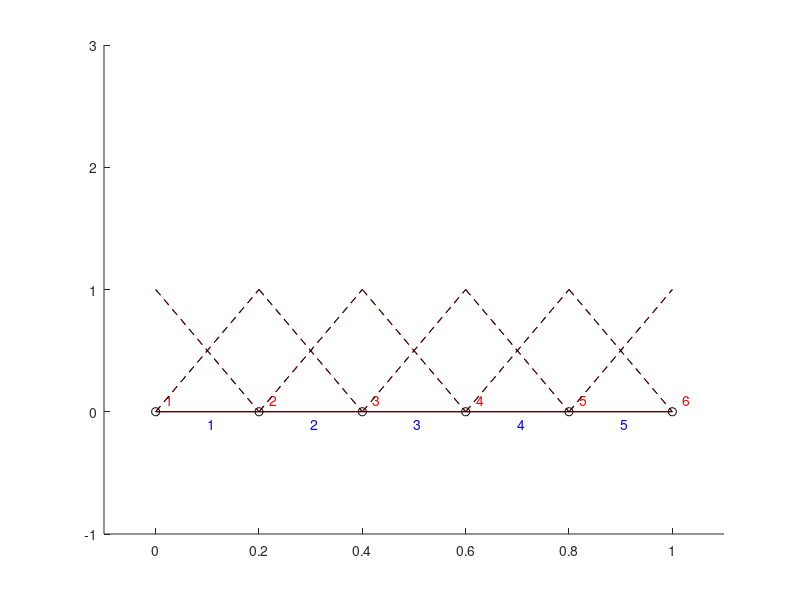

This figure's MATLAB source:
%% LineMesh_p1.m
% REFERENCE: http://www.cs.rpi.edu/~flaherje/FEM/index4.html
% REFERENCE: http://www.math.chalmers.se/~mohammad/teaching/PDEbok/draft_FEM_version4.pdf
xmin = 0; xmax = 1;
N = 5;
xvals = linspace(xmin, xmax, N+1);
verts = zeros(N+1,1);

for i=1:N+1
    % How do we create a list of vertex points?
    verts(i,:) = xvals(i);
end

% Let's visualize this
hold on
for i=1:length(verts)
    plot(verts(i), 0, 'ok')
    text(xvals(i)+0.1*(xmax-xmin)/N, 0.1, sprintf('%d', i), 'color', 'red');
end
xlim([xmin-0.1*(xmax-xmin), xmax+0.1*(xmax-xmin)])
ylim([-1, 1])

% Let's generate elements from this list
elements = zeros(N, 2);
for i = 1:N
    % global vertex label for local vertex 1
    v1 = i;

    % global vertex label for local vertex 2
    v2 = i+1;
    
    % Add global element labels into a list of elements
    elements(i,:) = [v1, v2]; 
end

% Let's visualize this
hold on
for i=1:length(elements)
    % Find the global labels of each of the nodes for a given element
    nodes = elements(i,:);

    % Find the coordinates of the bounding rectangle of the element
    line = [verts(nodes(1),:);
            verts(nodes(2),:)];    
    plot(line, [0,0], '-r')
    center = [(verts(nodes(1),1)+verts(nodes(2),1))/2,
              -0.1];
    text(center(1), center(2), sprintf('%d', i), 'color', 'blue');
    pause()
    plot(line, [0,0], '-k')
end
xlim([xmin-0.1*(xmax-xmin), xmax+0.1*(xmax-xmin)])
ylim([-1, 3])

% Let's plot the shape functions on each element
for i=1:length(elements)
    % Find the global labels of each of the nodes for a given element
    nodes = elements(i,:);
    
    m = 1/(verts(nodes(2))-verts(nodes(1)));
    f1 = @(x) m*(x-verts(nodes(1)));
    f2 = @(x) m*(verts(nodes(2))-x);
    x = linspace(verts(nodes(1)), verts(nodes(2)));
    plot(x, f1(x), '--r')
    plot(x, f2(x), '--r')
    pause()
    plot(x, f1(x), '--k')
    plot(x, f2(x), '--k')
end
